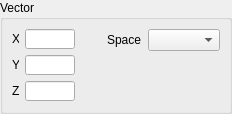
<ui version="4.0" >
 <class>VectorPropertyModifier</class>
 <widget class="QWidget" name="VectorPropertyModifier" >
  <property name="geometry" >
   <rect>
    <x>0</x>
    <y>0</y>
    <width>232</width>
    <height>114</height>
   </rect>
  </property>
  <property name="minimumSize" >
   <size>
    <width>232</width>
    <height>114</height>
   </size>
  </property>
  <property name="maximumSize" >
   <size>
    <width>232</width>
    <height>114</height>
   </size>
  </property>
  <property name="windowTitle" >
   <string>Form</string>
  </property>
  <layout class="QVBoxLayout" name="verticalLayout_2" >
   <property name="spacing" >
    <number>0</number>
   </property>
   <property name="margin" >
    <number>0</number>
   </property>
   <item>
    <widget class="QGroupBox" name="propGroupBox" >
     <property name="title" >
      <string>Vector</string>
     </property>
     <layout class="QHBoxLayout" name="horizontalLayout_5" >
      <item>
       <layout class="QVBoxLayout" name="verticalLayout" >
        <item>
         <layout class="QHBoxLayout" name="horizontalLayout" >
          <item>
           <widget class="QLabel" name="xLabel" >
            <property name="minimumSize" >
             <size>
              <width>7</width>
              <height>15</height>
             </size>
            </property>
            <property name="maximumSize" >
             <size>
              <width>7</width>
              <height>15</height>
             </size>
            </property>
            <property name="text" >
             <string>X</string>
            </property>
           </widget>
          </item>
          <item>
           <widget class="QLineEdit" name="xEdit" >
            <property name="minimumSize" >
             <size>
              <width>50</width>
              <height>20</height>
             </size>
            </property>
            <property name="maximumSize" >
             <size>
              <width>50</width>
              <height>20</height>
             </size>
            </property>
           </widget>
          </item>
          <item>
           <spacer name="horizontalSpacer_2" >
            <property name="orientation" >
             <enum>Qt::Horizontal</enum>
            </property>
            <property name="sizeHint" stdset="0" >
             <size>
              <width>40</width>
              <height>20</height>
             </size>
            </property>
           </spacer>
          </item>
         </layout>
        </item>
        <item>
         <layout class="QHBoxLayout" name="horizontalLayout_2" >
          <item>
           <widget class="QLabel" name="yLabel" >
            <property name="minimumSize" >
             <size>
              <width>7</width>
              <height>15</height>
             </size>
            </property>
            <property name="maximumSize" >
             <size>
              <width>7</width>
              <height>15</height>
             </size>
            </property>
            <property name="text" >
             <string>Y</string>
            </property>
           </widget>
          </item>
          <item>
           <widget class="QLineEdit" name="yEdit" >
            <property name="minimumSize" >
             <size>
              <width>50</width>
              <height>20</height>
             </size>
            </property>
            <property name="maximumSize" >
             <size>
              <width>50</width>
              <height>20</height>
             </size>
            </property>
           </widget>
          </item>
          <item>
           <spacer name="horizontalSpacer_3" >
            <property name="orientation" >
             <enum>Qt::Horizontal</enum>
            </property>
            <property name="sizeHint" stdset="0" >
             <size>
              <width>40</width>
              <height>20</height>
             </size>
            </property>
           </spacer>
          </item>
         </layout>
        </item>
        <item>
         <layout class="QHBoxLayout" name="horizontalLayout_3" >
          <item>
           <widget class="QLabel" name="zLabel" >
            <property name="minimumSize" >
             <size>
              <width>7</width>
              <height>15</height>
             </size>
            </property>
            <property name="maximumSize" >
             <size>
              <width>7</width>
              <height>15</height>
             </size>
            </property>
            <property name="text" >
             <string>Z</string>
            </property>
           </widget>
          </item>
          <item>
           <widget class="QLineEdit" name="zEdit" >
            <property name="minimumSize" >
             <size>
              <width>50</width>
              <height>20</height>
             </size>
            </property>
            <property name="maximumSize" >
             <size>
              <width>50</width>
              <height>20</height>
             </size>
            </property>
           </widget>
          </item>
          <item>
           <spacer name="horizontalSpacer_4" >
            <property name="orientation" >
             <enum>Qt::Horizontal</enum>
            </property>
            <property name="sizeHint" stdset="0" >
             <size>
              <width>40</width>
              <height>20</height>
             </size>
            </property>
           </spacer>
          </item>
         </layout>
        </item>
       </layout>
      </item>
      <item>
       <spacer name="horizontalSpacer" >
        <property name="orientation" >
         <enum>Qt::Horizontal</enum>
        </property>
        <property name="sizeHint" stdset="0" >
         <size>
          <width>77</width>
          <height>20</height>
         </size>
        </property>
       </spacer>
      </item>
      <item>
       <layout class="QVBoxLayout" >
        <item>
         <layout class="QHBoxLayout" >
          <item>
           <widget class="QLabel" name="spaceLabel" >
            <property name="text" >
             <string>Space</string>
            </property>
           </widget>
          </item>
          <item>
           <widget class="QComboBox" name="spaceCombo" >
            <property name="minimumSize" >
             <size>
              <width>0</width>
              <height>0</height>
             </size>
            </property>
            <property name="maximumSize" >
             <size>
              <width>16777215</width>
              <height>16777215</height>
             </size>
            </property>
           </widget>
          </item>
         </layout>
        </item>
        <item>
         <spacer>
          <property name="orientation" >
           <enum>Qt::Vertical</enum>
          </property>
          <property name="sizeHint" stdset="0" >
           <size>
            <width>20</width>
            <height>40</height>
           </size>
          </property>
         </spacer>
        </item>
       </layout>
      </item>
     </layout>
    </widget>
   </item>
  </layout>
 </widget>
 <resources/>
 <connections/>
</ui>
